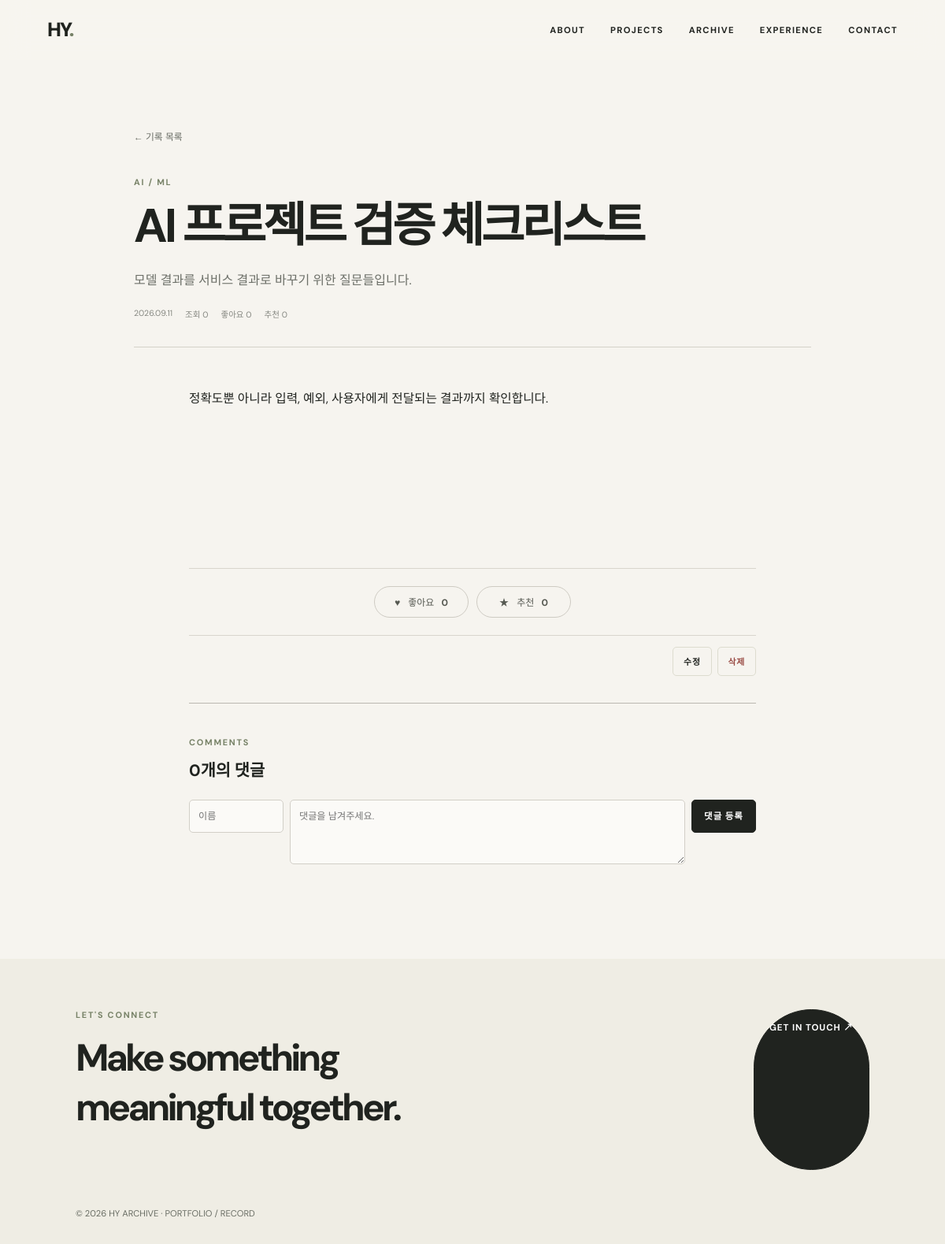
Page /records/2 on the earlier database version.
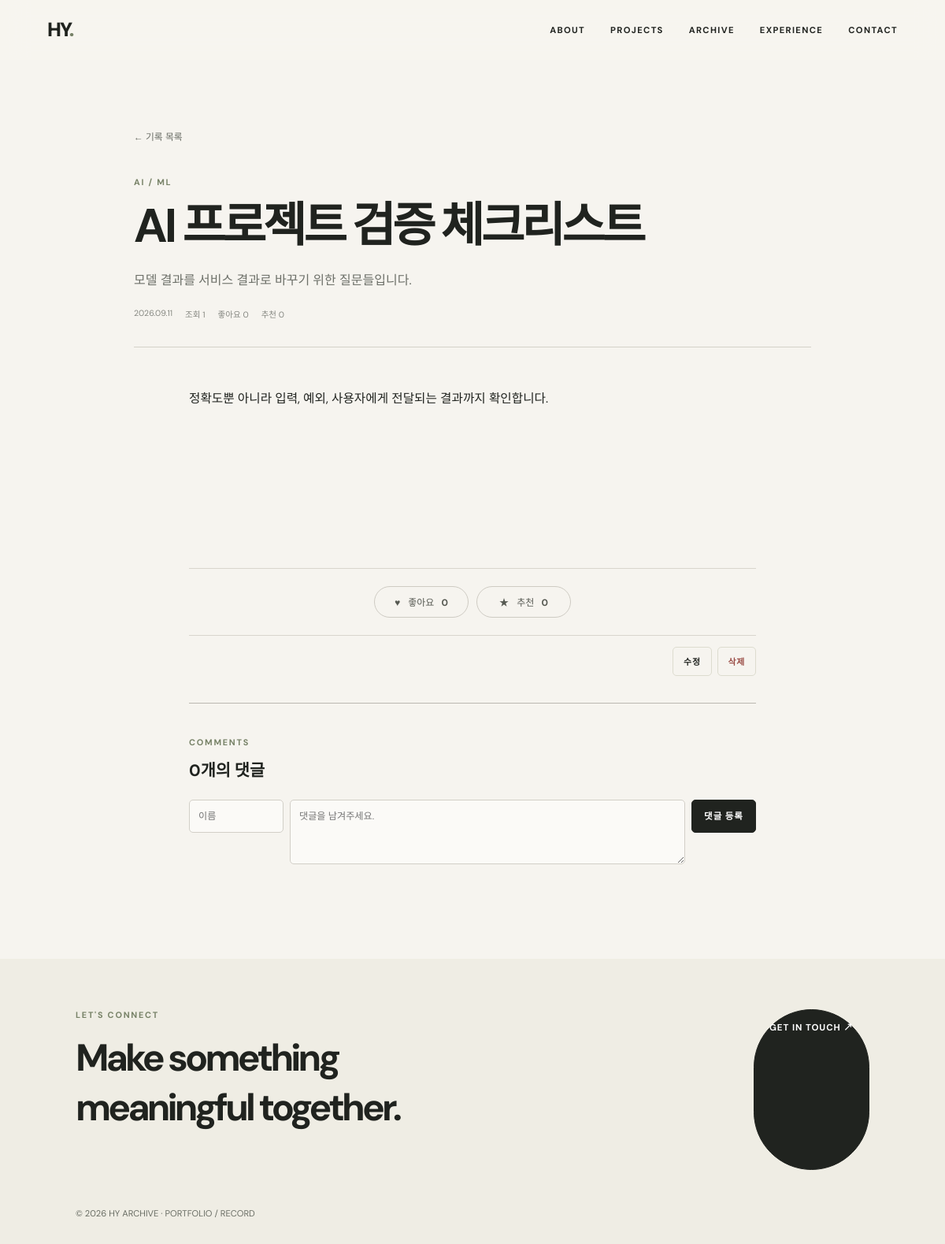
Same page on the later database version.
### models.py (models this page shows)
class TimestampMixin:
    created_at = db.Column(db.DateTime, default=datetime.utcnow)
    updated_at = db.Column(db.DateTime, default=datetime.utcnow, onupdate=datetime.utcnow)

class Archive(TimestampMixin, db.Model):
    id = db.Column(db.Integer, primary_key=True)
    title = db.Column(db.String(200), nullable=False)
    category = db.Column(db.String(80), nullable=False)
    summary = db.Column(db.Text)
    content = db.Column(db.Text)
    tags = db.Column(db.String(400))
    thumbnail = db.Column(db.String(400))
    source_type = db.Column(db.String(80))
    source_url = db.Column(db.String(400))
    is_featured = db.Column(db.Boolean, default=False, nullable=False)
    is_pinned = db.Column(db.Boolean, default=False, nullable=False)
    view_count = db.Column(db.Integer, default=0, nullable=False)
    like_count = db.Column(db.Integer, default=0, nullable=False)
    recommendation_count = db.Column(db.Integer, default=0, nullable=False)
    comments = db.relationship("RecordComment", backref="record", cascade="all, delete-orphan", lazy=True)

### app.py (the view)
@app.route("/records/<int:record_id>")
def record_detail(record_id):
    record = Archive.query.get_or_404(record_id)
    record.view_count += 1; db.session.commit()
    rendered_content = markdown.markdown(record.content or "", extensions=["extra", "fenced_code", "tables"])
    return render_template("records/detail.html", record=record, rendered_content=rendered_content)

### app.py (called while the page is built)
@app.context_processor
def globals_for_templates():
    return {"profile": Profile.query.first(), "project_count": Project.query.count(), "archive_count": Archive.query.count(), "skill_count": Skill.query.count()}

@app.before_request
def protect_admin():
    if request.path.startswith("/admin") and request.endpoint != "admin_login" and not session.get("admin"): return redirect(url_for("admin_login"))

### templates/records/detail.html (shortened to what this page needs)
{% extends 'base.html' %}
{% block body_class %}records-page record-detail-page{% endblock %}
{% block head %}<link rel="stylesheet" href="{{ url_for('static', filename='css/records.css') }}">{% endblock %}
{% block content %}
<main class="record-detail">
  <a class="record-back" href="{{ url_for('records') }}">← 기록 목록</a>
  <header class="record-hero">
    <p class="eyebrow">{{ record.category }}{% if record.is_featured %} · FEATURED{% endif %}</p>
    <h1>{{ record.title }}</h1>
    {% if record.summary %}<p class="record-lead">{{ record.summary }}</p>{% endif %}
    <div class="record-meta"><time>{{ record.created_at.strftime('%Y.%m.%d') }}</time><span>조회 {{ record.view_count }}</span><span>좋아요 {{ record.like_count }}</span><span>추천 {{ record.recommendation_count }}</span></div>
  </header>
  <article class="record-content markdown-body">{{ rendered_content|safe }}</article>
  <section class="engagement-bar" aria-label="기록 반응">
    <form method="post" action="{{ url_for('like_record', record_id=record.id) }}"><button class="engagement-button{% if record.id in session.get('liked_records', []) %} active{% endif %}" type="submit"><span>♥</span> 좋아요 <b>{{ record.like_count }}</b></button></form>
    <form method="post" action="{{ url_for('recommend_record', record_id=record.id) }}"><button class="engagement-button{% if record.id in session.get('recommended_records', []) %} active{% endif %}" type="submit"><span>★</span> 추천 <b>{{ record.recommendation_count }}</b></button></form>
  </section>
  <div class="record-manage">
    <a class="button" href="{{ url_for('edit_record', record_id=record.id) }}">수정</a>
    <form method="post" action="{{ url_for('delete_record', record_id=record.id) }}" onsubmit="return confirm('이 기록을 삭제할까요? 삭제 후에는 복구할 수 없습니다.');"><button class="button danger" type="submit">삭제</button></form>
  </div>
  <section id="comments" class="comments">
    <p class="eyebrow">COMMENTS</p><h2>{{ record.comments|length }}개의 댓글</h2>
    <form method="post" action="{{ url_for('add_comment', record_id=record.id) }}" class="comment-form"><input name="author" placeholder="이름"><textarea name="content" rows="4" required placeholder="댓글을 남겨주세요."></textarea><button class="button dark" type="submit">댓글 등록</button></form>
  </section>
</main>
{% endblock %}

Differences in the rows shown:
changed Archive "AI 프로젝트 검증 체크리스트": view_count "0" → "1"
